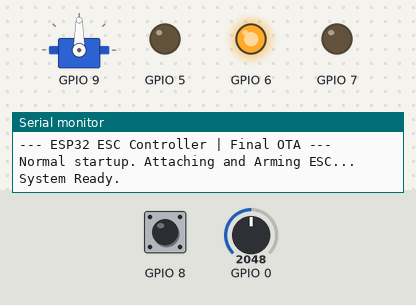
A sketch run on a simulated ESP32. Shown: servo, output pins drawn as LEDs (lit = HIGH), the last lines printed to the serial monitor. The test bench sets the inputs (shaded band); at power-on: GPIO 8 HIGH, GPIO 0 = 2048.

Above: at 3.7 s.
3.8 s: GPIO 8 pulled LOW for 0.15 s
At 3.92 s:
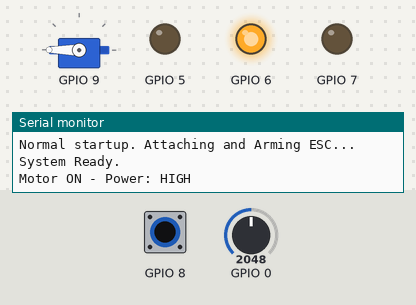
5.5 s: GPIO 0 set to 1759
7.0 s: GPIO 0 set to 1688
At 8.7 s:
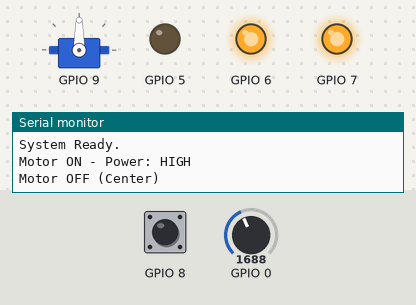
9.0 s: GPIO 8 pulled LOW for 1 s
At 9.3 s:
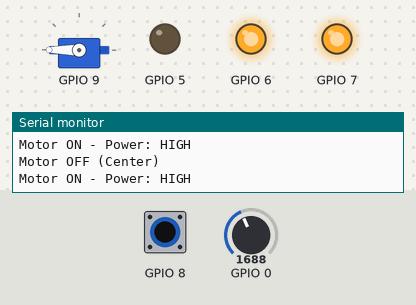
11.5 s: GPIO 0 set to 1228
At 12.1 s:
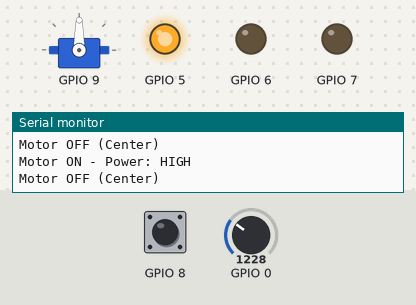
13.0 s: GPIO 8 pulled LOW for 0.15 s
At 13.12 s:
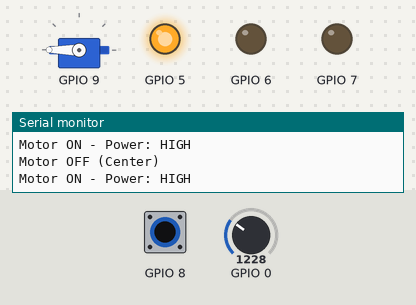
Timing chart, 0 to 15.7 s (numbered marks = the images above; inputs shaded):
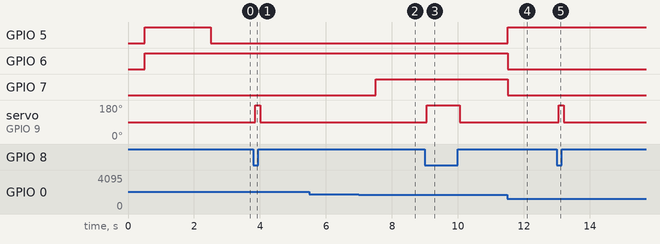

Measured:
- the behaviour switches between 1725 and 1724 on GPIO 0 (found by bisection; images 1 and 2)
- after the input at 3.8 s, servo on GPIO 9: 90° → 180° after 0.05 s, → 90° 0.15 s later
- after the input at 5.5 s, every drawn part: stays the same
- after the input at 7.0 s, GPIO 7: LOW → HIGH after 0.51 s
- after the input at 9.0 s, servo on GPIO 9: 90° → 180° after 0.05 s, → 90° 1.0 s later
- after the input at 11.5 s, GPIO 5: LOW → HIGH at once; GPIO 6, GPIO 7: HIGH → LOW at once
- after the input at 13.0 s, servo on GPIO 9: 90° → 180° after 0.05 s, → 90° 0.15 s later

The sketch:

waterscooter.ino
```cpp
#include <Arduino.h>
#include <ESP32Servo.h> // For reliable PWM control
#include <WiFi.h>       // For connecting to Wi-Fi
#include <ESPmDNS.h>    // For finding the ESP32 on the network
#include <WiFiUdp.h>    // A dependency for OTA
#include <ArduinoOTA.h> // The core OTA library

// =================================================================
// --- USER CONFIGURATION ---
// =================================================================
// --- Wi-Fi Credentials for OTA Updates ---
const char* ssid = "YOUR_WIFI_SSID";
const char* password = "YOUR_WIFI_PASSWORD";

struct Pins {
    constexpr static int ESC = 9;
    constexpr static int BUTTON = 8;
    constexpr static int RED_LED = 5;
    constexpr static int GREEN_LED = 6;
    constexpr static int BLUE_LED = 7;
    constexpr static int BATT_ADC = 0;
};
struct Pwm {
    constexpr static int CENTER_PULSE = 1500;
    constexpr static int FORWARD_MAX_PULSE = 2000;
    constexpr static int MIN_PULSE_SUPPORTED = 1000;
    constexpr static int MAX_PULSE_SUPPORTED = 2000;
};
struct Timing {
    constexpr static int DEBOUNCE_DELAY_MS = 50;
    constexpr static int DOUBLE_PRESS_TIMEOUT_MS = 300;
};
struct BatteryMonitor {
    constexpr static float SCALE_FACTOR = 8.78;
};

// =================================================================
// --- OBJECTS & STATE ---
// =================================================================
Servo esc;
enum class SystemState { IDLE, MOTOR_RUNNING, MODE_SELECT, OTA_MODE };
SystemState currentState = SystemState::IDLE;
enum class PowerMode { POWER_HIGH, POWER_MEDIUM, POWER_LOW };
PowerMode currentPowerMode = PowerMode::POWER_HIGH;

// Robust Button Debouncing Class
class Button {
  private:
    uint8_t _pin; bool _lastStableState=HIGH; bool _lastRawState=HIGH;
    unsigned long _lastDebounceTime=0; unsigned long _lastPressTime=0;
    int _pressCount=0; bool _onPress=false; bool _onRelease=false; bool _onDoublePress=false;
  public:
    Button(uint8_t pin) : _pin(pin) {}
    void begin() { pinMode(_pin, INPUT_PULLUP); }
    void update() {
      _onPress=false; _onRelease=false; _onDoublePress=false;
      bool currentRawState = digitalRead(_pin);
      if(currentRawState!=_lastRawState)_lastDebounceTime=millis();
      _lastRawState=currentRawState;
      if((millis()-_lastDebounceTime)>Timing::DEBOUNCE_DELAY_MS){
        if(currentRawState!=_lastStableState){
          if(currentRawState==LOW){
            _onPress=true;
            if(millis()-_lastPressTime<Timing::DOUBLE_PRESS_TIMEOUT_MS){
              _pressCount++; if(_pressCount==2)_onDoublePress=true;
            }else _pressCount=1;
            _lastPressTime=millis();
          }else _onRelease=true;
          _lastStableState=currentRawState;
        }}}
    bool onPress(){return _onPress;} bool onRelease(){return _onRelease;}
    bool onDoublePress(){return _onDoublePress;} bool isHeld(){return(_lastStableState==LOW);}
};
Button button(Pins::BUTTON);

// --- Function Prototypes ---
void updateLedDisplay();
void setLedColor(int r,int g,int b);
void updateBatteryLed();
int estimateBatteryPercent(float v);
void setLEDBatteryColor(int p);
void applyPowerMode(PowerMode mode);

// =================================================================
// --- SETUP ---
// =================================================================
void setup() {
  Serial.begin(115200);
  Serial.println("\n\n--- ESP32 ESC Controller | Final OTA ---");

  button.begin();
  pinMode(Pins::RED_LED, OUTPUT); pinMode(Pins::GREEN_LED, OUTPUT); pinMode(Pins::BLUE_LED, OUTPUT);

  delay(500);

  if (button.isHeld()) {
    // --- BOOT INTO OTA MODE ---
    currentState = SystemState::OTA_MODE;
    Serial.println("******************************************");
    Serial.println("Button held on startup: Entering OTA Update Mode.");

    // NOTE: We DO NOT attach the ESC servo in this mode.

    WiFi.mode(WIFI_STA);
    WiFi.begin(ssid, password);
    Serial.print("Connecting to Wi-Fi...");

    while (WiFi.status() != WL_CONNECTED) {
      delay(500); Serial.print(".");
    }
    Serial.println("\nWi-Fi Connected!");
    Serial.print("IP address: "); Serial.println(WiFi.localIP());

    ArduinoOTA.setHostname("esp32-esc-controller");
    ArduinoOTA.onStart([]() { Serial.println("Start updating sketch"); });
    ArduinoOTA.begin();

    Serial.println("OTA Ready. Select network port in Arduino IDE to upload.");

  } else {
    // --- BOOT INTO NORMAL OPERATION MODE ---
    Serial.println("Normal startup. Attaching and Arming ESC...");

    // Only attach the servo if we are in normal mode
    esc.attach(Pins::ESC, Pwm::MIN_PULSE_SUPPORTED, Pwm::MAX_PULSE_SUPPORTED);

    setLedColor(255, 165, 0);
    esc.writeMicroseconds(Pwm::CENTER_PULSE);
    delay(2000);

    currentState = SystemState::IDLE;
    setLedColor(0, 0, 0);
    Serial.println("System Ready.");
  }
}

// =================================================================
// --- MAIN LOOP ---
// =================================================================
void loop() {
  // THE "HARD GATE": If in OTA mode, do nothing else.
  if (currentState == SystemState::OTA_MODE) {
    ArduinoOTA.handle(); // Handle any incoming OTA requests

    // Pulse the blue LED to show OTA is active
    static unsigned long lastBlink = 0;
    if (millis() - lastBlink > 500) {
      digitalWrite(Pins::BLUE_LED, !digitalRead(Pins::BLUE_LED));
      lastBlink = millis();
    }
    return; // This is crucial. It stops the rest of the loop from running.
  }

  // --- Normal Operation Loop ---
  button.update();
  processEvents();
  updateLedDisplay();
}

// =================================================================
// --- CORE LOGIC ---
// =================================================================
void processEvents() {
  if (button.onDoublePress()) {
    Serial.print("Mode Change -> ");
    esc.writeMicroseconds(Pwm::CENTER_PULSE);
    currentState = SystemState::MODE_SELECT;
    switch (currentPowerMode) {
        case PowerMode::POWER_HIGH:   currentPowerMode = PowerMode::POWER_MEDIUM; Serial.println("MEDIUM"); break;
        case PowerMode::POWER_MEDIUM: currentPowerMode = PowerMode::POWER_LOW;    Serial.println("LOW"); break;
        case PowerMode::POWER_LOW:    currentPowerMode = PowerMode::POWER_HIGH;   Serial.println("HIGH"); break;
    }
    return;
  }

  if (currentState != SystemState::MODE_SELECT) {
    if (button.onPress()) {
      applyPowerMode(currentPowerMode);
      currentState = SystemState::MOTOR_RUNNING;
    }
    if (button.onRelease()) {
      Serial.println("Motor OFF (Center)");
      esc.writeMicroseconds(Pwm::CENTER_PULSE);
      currentState = SystemState::IDLE;
    }
  } else {
    if (button.onPress()) {
      Serial.println("Exiting Mode Select");
      esc.writeMicroseconds(Pwm::CENTER_PULSE);
      currentState = SystemState::IDLE;
    }
  }
}

void applyPowerMode(PowerMode mode) {
    Serial.print("Motor ON - Power: ");
    int target_pulse = Pwm::CENTER_PULSE;
    int throttle_range = Pwm::FORWARD_MAX_PULSE - Pwm::CENTER_PULSE;
    switch (mode) {
        case PowerMode::POWER_HIGH:   Serial.println("HIGH");   target_pulse=Pwm::FORWARD_MAX_PULSE; break;
        case PowerMode::POWER_MEDIUM: Serial.println("MEDIUM"); target_pulse=Pwm::CENTER_PULSE+(throttle_range*0.66); break;
        case PowerMode::POWER_LOW:    Serial.println("LOW");    target_pulse=Pwm::CENTER_PULSE+(throttle_range*0.33); break;
    }
    esc.writeMicroseconds(target_pulse);
}

// --- LED AND BATTERY FUNCTIONS ---
void updateLedDisplay(){static unsigned long t=0;switch(currentState){case SystemState::IDLE:case SystemState::MOTOR_RUNNING:if(millis()-t>1000){updateBatteryLed();t=millis();}break;case SystemState::MODE_SELECT:switch(currentPowerMode){case PowerMode::POWER_HIGH:setLedColor(255,0,0);break;case PowerMode::POWER_MEDIUM:setLedColor(0,0,255);break;case PowerMode::POWER_LOW:setLedColor(0,255,0);break;}break;case SystemState::OTA_MODE:break;}}
void setLedColor(int r,int g,int b){digitalWrite(Pins::RED_LED,r>0?HIGH:LOW);digitalWrite(Pins::GREEN_LED,g>0?HIGH:LOW);digitalWrite(Pins::BLUE_LED,b>0?HIGH:LOW);}
void updateBatteryLed(){const float R=3.3;const int A=4095;int w=analogRead(Pins::BATT_ADC);float v=(w*R/A)*BatteryMonitor::SCALE_FACTOR;setLEDBatteryColor(estimateBatteryPercent(v));}
int estimateBatteryPercent(float v){if(v>=12.6)return 100;if(v>=12.4)return 90;if(v>=12.2)return 80;if(v>=12.0)return 70;if(v>=11.8)return 60;if(v>=11.6)return 50;if(v>=11.4)return 40;if(v>=11.2)return 30;if(v>=11.0)return 20;if(v>=10.8)return 10;return 5;}
void setLEDBatteryColor(int p){bool r=false,g=false,b=false;if(p>=80)g=true;else if(p>=60){g=true;b=true;}else if(p>=40){g=true;r=true;}else if(p>=20){r=true;g=true;}else r=true;setLedColor(r?255:0,g?255:0,b?255:0);}
```
